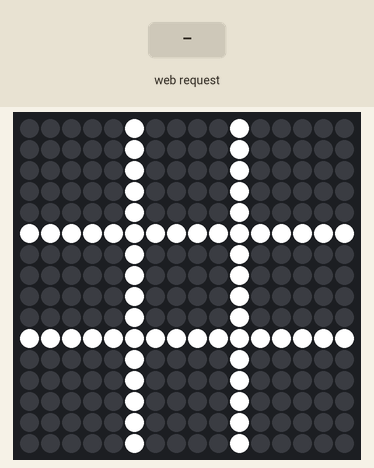
Recording of a sketch running on a simulated ESP32. Shown: 16×16 RGB LED matrix (first LED top left, wired row by row). Inputs (shaded band) come from the test bench. WiFi joins after 1.5 s; servers stay silent unless stated; what the sketch prints to the serial monitor is not drawn.

Above: at 2.7 s.
2.8 s: HTTP request GET /play?x=1&y=1&player=1 received
At 4.0 s:
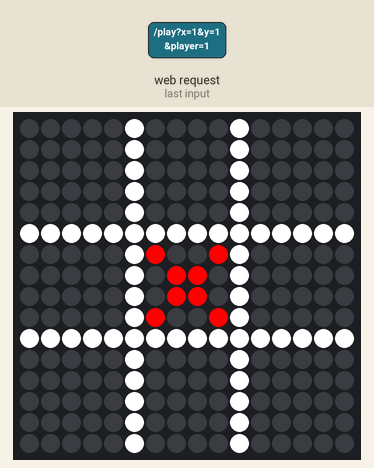
4.3 s: HTTP request GET /reset received
At 5.2 s:
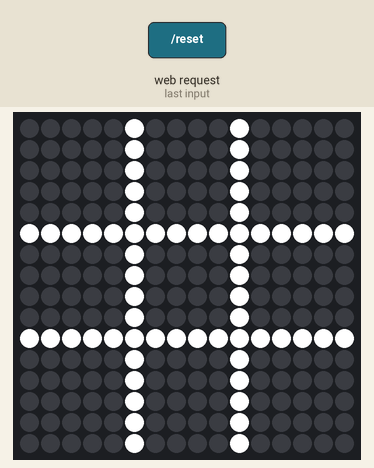
5.8 s: HTTP request GET /off received
At 6.3 s:
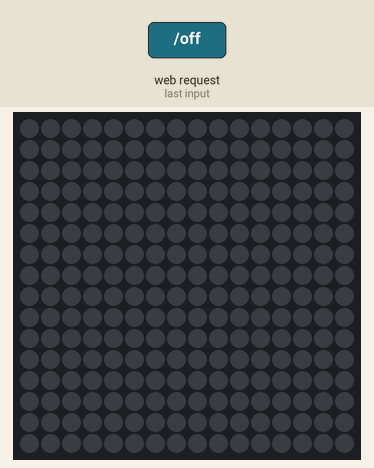
Timing chart, 0 to 8.8 s (numbered marks = the images above; inputs shaded):
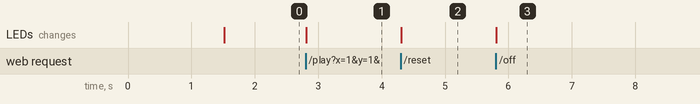

Measured:
- after the input at 2.8 s, the LEDs: change at once (image 1)
- after the input at 4.3 s, the LEDs: change at once (image 2)
- after the input at 5.8 s, the LEDs: change at once (image 3)

The sketch:

LedMatriz.ino
```cpp
#include <WiFi.h>
#include <FastLED.h>
#include <WebServer.h>

#define NUM_LEDS 256
#define DATA_PIN 25
#define WIDTH 16
#define HEIGHT 16

CRGB leds[NUM_LEDS];

const char* ssid = "Celio";
const char* password = "12345678";

WebServer server(80);

int board[3][3];   // Jogo da velha 3x3
int cellSize = 5;  // Cada célula ocupa 5x5 LEDs

int winLine[4];  // startRow, startCol, endRow, endCol da linha vencedora

// Converte coordenadas x,y para índice do LED (zigue-zague)
int XY(int x, int y) {
  if (x % 2 == 0) {
    return x * WIDTH + y;
  } else {
    return x * WIDTH + (WIDTH - 1 - y);
  }
}

// Desenha X 4x4
void drawX(int row, int col) {
  int startX = col * cellSize + 1;
  int startY = row * cellSize + 1;
  for (int i = 0; i < 4; i++) {
    for (int j = 0; j < 4; j++) {
      if ((i == j && (i == 1 || i == 2) == false) || (i + j == 3 && (i == 1 || i == 2) == false) || (i == 1 && j == 1) || (i == 1 && j == 2) || (i == 2 && j == 1) || (i == 2 && j == 2)) {
        leds[XY(startX + i, startY + j)] = CRGB::Red;
      }
    }
  }
}

// Desenha O 4x4
void drawO(int row, int col) {
  int startX = col * cellSize + 1;
  int startY = row * cellSize + 1;
  for (int i = 0; i < 4; i++) {
    for (int j = 0; j < 4; j++) {
      if (i == 0 || i == 3 || j == 0 || j == 3) {
        leds[XY(startX + i, startY + j)] = CRGB::Blue;
      }
    }
  }
}

// Desenha o tabuleiro
void drawBoard() {
  for (int i = 0; i < NUM_LEDS; i++) leds[i] = CRGB::Black;
  for (int i = 1; i < 3; i++) {
    int pos = i * cellSize;
    for (int j = 0; j < WIDTH; j++) {
      leds[XY(pos, j)] = CRGB::White;  // linhas horizontais
      leds[XY(j, pos)] = CRGB::White;  // colunas verticais
    }
  }
}

// Atualiza matriz com X e O
void updateMatrix() {
  drawBoard();  // redesenha fundo e linhas

  for (int r = 0; r < 3; r++) {
    for (int c = 0; c < 3; c++) {
      if (board[r][c] == 1) drawX(r, c);
      else if (board[r][c] == 2) drawO(r, c);
    }
  }

  FastLED.show();  // mostra sempre após cada atualização
}

// Verifica vencedor e guarda linha vencedora
int checkWinner() {
  // Linhas
  for (int r = 0; r < 3; r++) {
    if (board[r][0] != 0 && board[r][0] == board[r][1] && board[r][1] == board[r][2]) {
      winLine[0] = r;
      winLine[1] = 0;
      winLine[2] = r;
      winLine[3] = 2;
      return board[r][0];
    }
  }
  // Colunas
  for (int c = 0; c < 3; c++) {
    if (board[0][c] != 0 && board[0][c] == board[1][c] && board[1][c] == board[2][c]) {
      winLine[0] = 0;
      winLine[1] = c;
      winLine[2] = 2;
      winLine[3] = c;
      return board[0][c];
    }
  }
  // Diagonal principal
  if (board[0][0] != 0 && board[0][0] == board[1][1] && board[1][1] == board[2][2]) {
    winLine[0] = 0;
    winLine[1] = 0;
    winLine[2] = 2;
    winLine[3] = 2;
    return board[0][0];
  }
  // Diagonal secundária
  if (board[0][2] != 0 && board[0][2] == board[1][1] && board[1][1] == board[2][0]) {
    winLine[0] = 0;
    winLine[1] = 2;
    winLine[2] = 2;
    winLine[3] = 0;
    return board[0][2];
  }
  // Empate
  bool full = true;
  for (int r = 0; r < 3; r++)
    for (int c = 0; c < 3; c++)
      if (board[r][c] == 0) full = false;
  if (full) return 3;

  return 0;
}

// Desenha linha verde sobre vitória (centralizada nas células)
void drawWinningLine() {
  int startRow = winLine[0];
  int startCol = winLine[1];
  int endRow = winLine[2];
  int endCol = winLine[3];

  if (startRow == endRow) {
    // Linha horizontal
    int r = startRow * cellSize + cellSize / 2;
    for (int c = startCol * cellSize; c <= endCol * cellSize + cellSize - 1; c++) {
      leds[XY(c, r)] = CRGB::Green;  // inverti x e y
    }
  } else if (startCol == endCol) {
    // Linha vertical
    int c = startCol * cellSize + cellSize / 2;
    for (int r = startRow * cellSize; r <= endRow * cellSize + cellSize - 1; r++) {
      leds[XY(c, r)] = CRGB::Green;  // inverti x e y
    }
  } else if (startRow == startCol && endRow == endCol) {
    // Diagonal principal
    for (int i = 0; i < cellSize * 3; i++)
      leds[XY(i, i)] = CRGB::Green;
  } else if (startRow + startCol == 2 && endRow + endCol == 2) {
    // Diagonal secundária
    for (int i = 0; i < cellSize * 3; i++)
      leds[XY(i, (WIDTH - 1) - i)] = CRGB::Green;
  }

  FastLED.show();
}
// Limpa o tabuleiro
void resetBoard() {
  memset(board, 0, sizeof(board));
  drawBoard();
  FastLED.show();
}

void handlePlay() {
  server.sendHeader("Access-Control-Allow-Origin", "*");
  server.sendHeader("Access-Control-Allow-Methods", "GET, POST, OPTIONS");

  if (!(server.hasArg("x") && server.hasArg("y"))) {
    server.send(400, "text/plain", "Faltam parametros x e y");
    return;
  }

  int x = server.arg("x").toInt();
  int y = server.arg("y").toInt();
  String pArg = server.hasArg("player") ? server.arg("player") : "X";
  pArg.toUpperCase();
  int player = (pArg == "O") ? 2 : 1;

  if (x < 0 || x > 2 || y < 0 || y > 2) {
    server.send(400, "text/plain", "Posição inválida");
    return;
  }

  // Verifica se a posição está ocupada
  if (board[x][y] != 0) {
    server.send(400, "text/plain", "Posição ocupada!");
    return;
  }

  // Atualiza tabuleiro
  board[x][y] = player;
  updateMatrix();

  // Verifica se houve vencedor ou empate
  int winner = checkWinner();
  if (winner == 1 || winner == 2) drawWinningLine();  // linha verde se houver vencedor

  // Cria JSON de resposta
  String result = "{";
  if (winner == 0)
    result += "\"status\":\"ongoing\"";
  else if (winner == 1)
    result += "\"status\":\"X venceu\"";
  else if (winner == 2)
    result += "\"status\":\"O venceu\"";
  else if (winner == 3)
    result += "\"status\":\"Empate\"";
  result += "}";

  server.send(200, "application/json", result);
}

void handleReset() {
  server.sendHeader("Access-Control-Allow-Origin", "*");
  server.sendHeader("Access-Control-Allow-Methods", "GET, POST, OPTIONS");
  resetBoard();
  server.send(200, "text/plain", "Tabuleiro limpo!");
}

void handleOff() {
  server.sendHeader("Access-Control-Allow-Origin", "*");
  server.sendHeader("Access-Control-Allow-Methods", "GET, POST, OPTIONS");
  for (int i = 0; i < NUM_LEDS; i++) leds[i] = CRGB::Black;
  FastLED.show();
  server.send(200, "text/plain", "Matriz apagada!");
}

void handleNotFound() {
  server.sendHeader("Access-Control-Allow-Origin", "*");
  server.sendHeader("Access-Control-Allow-Methods", "GET, POST, OPTIONS");
  if (server.method() == HTTP_OPTIONS) {
    server.send(204);
  } else {
    server.send(404, "text/plain", "Rota não encontrada");
  }
}

// --- Setup e Loop ---
void setup() {
  Serial.begin(115200);
  FastLED.addLeds<WS2812, DATA_PIN, GRB>(leds, NUM_LEDS);
  FastLED.clear();
  FastLED.show();

  WiFi.begin(ssid, password);
  Serial.print("Conectando ao WiFi");
  while (WiFi.status() != WL_CONNECTED) {
    delay(500);
    Serial.print(".");
  }
  Serial.println("\n✅ Conectado ao WiFi!");
  Serial.print("📶 IP do ESP32: ");
  Serial.println(WiFi.localIP());

  server.on("/play", handlePlay);
  server.on("/reset", handleReset);
  server.on("/off", handleOff);
  server.onNotFound(handleNotFound);

  resetBoard();
  server.begin();
}

void loop() {
  server.handleClient();
}
```
